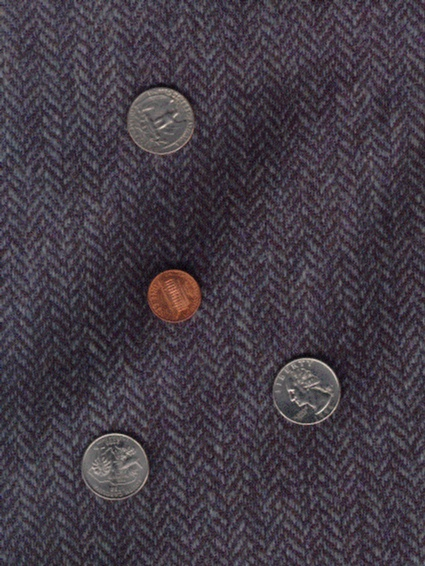
#> input picture PDI/Transformada Hough/imagens/coins2.jpg, 425 x 566 px, found by its file name
$ python 'CCF394 Aula 11 - Transformada HOUG - 4 - Moedas.py'
#> lines starting #> are read from the running program, lines starting #| are printed output that depends on the picture
import cv2
import numpy as np
img = cv2.imread('coins2.jpg',0)
#> img: shape (566, 425); min 4, max 232, mean 62.4
img = cv2.medianBlur(img,5)
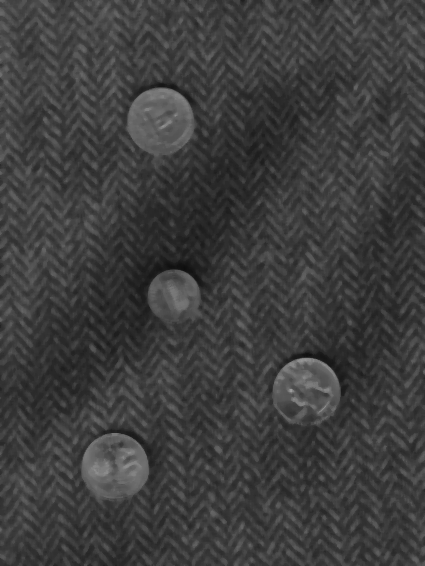
#> img: shape (566, 425); min 13, max 157, mean 61.2
cimg = cv2.cvtColor(img,cv2.COLOR_GRAY2BGR)
circles = cv2.HoughCircles(img,cv2.HOUGH_GRADIENT,1,20,
                           param1=50,param2=30,
                           minRadius=25,
                           maxRadius=35)
#> circles = [[160.5, 121.5, 33.3], [305.5, 389.5, 32.2], [115.5, 467.5, 34.4], [173.5, 294.5, 25.4]]
circles = np.uint16(np.around(circles))
#> circles = [[160, 122, 33], [306, 390, 32], [116, 468, 34], [174, 294, 25]]
print("Numero de circulos detectados: ",circles.shape[1])
#| Numero de circulos detectados:  4
for i in circles[0,:]:
    # draw the outer circle
    cv2.circle(cimg,(i[0],i[1]),i[2],(0,255,0),2)
    # draw the center of the circle
    cv2.circle(cimg,(i[0],i[1]),2,(0,0,255),3)
#> this loop made 4 passes
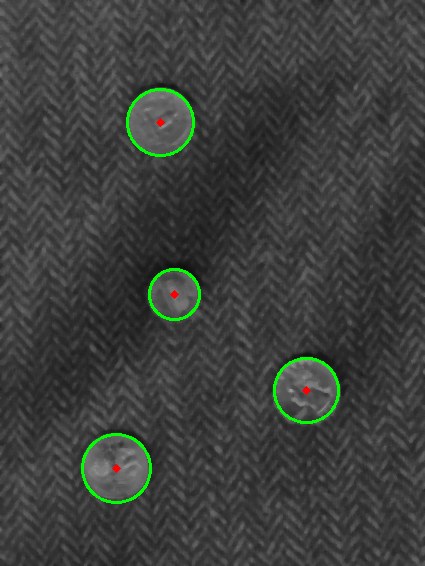
#> cimg: shape (566, 425, 3); mean B, G, R 60.3, 62.9, 60.5
cv2.imshow('original',img)
cv2.imshow('Circulos encontrados',cimg)

cv2.waitKey(0)
cv2.destroyAllWindows()
'''
image:  8-bit, single channel image. If working with a
        color image, convert to grayscale first.
method: Defines the method to detect circles in images.
        Currently, the only implemented method is cv2.HOUGH_GRADIENT,
        which corresponds to the Yuen et al. paper.
dp:     This parameter is the inverse ratio of the accumulator resolution to the image resolution
        (see Yuen et al. for more details).
        Essentially, the larger the dp gets, the smaller the accumulator array gets.
minDist: Minimum distance between the center (x, y) coordinates of detected circles.
         If the minDist is too small, multiple circles in the same neighborhood
         as the original may be (falsely) detected.
         If the minDist is too large, then some circles may not be detected at all.
param1:  Gradient value used to handle edge detection in the Yuen et al. method.
param2:  Accumulator threshold value for the cv2.HOUGH_GRADIENT method.
        The smaller the threshold is, the more circles will be detected (including false circles).
        The larger the threshold is, the more circles will potentially be returned.
minRadius: Minimum size of the radius (in pixels).
maxRadius: Maximum size of the radius (in pixels).
'''

$ run again, with PDI/Transformada Hough/imagens/football1.jpg copied over PDI/Transformada Hough/imagens/coins2.jpg
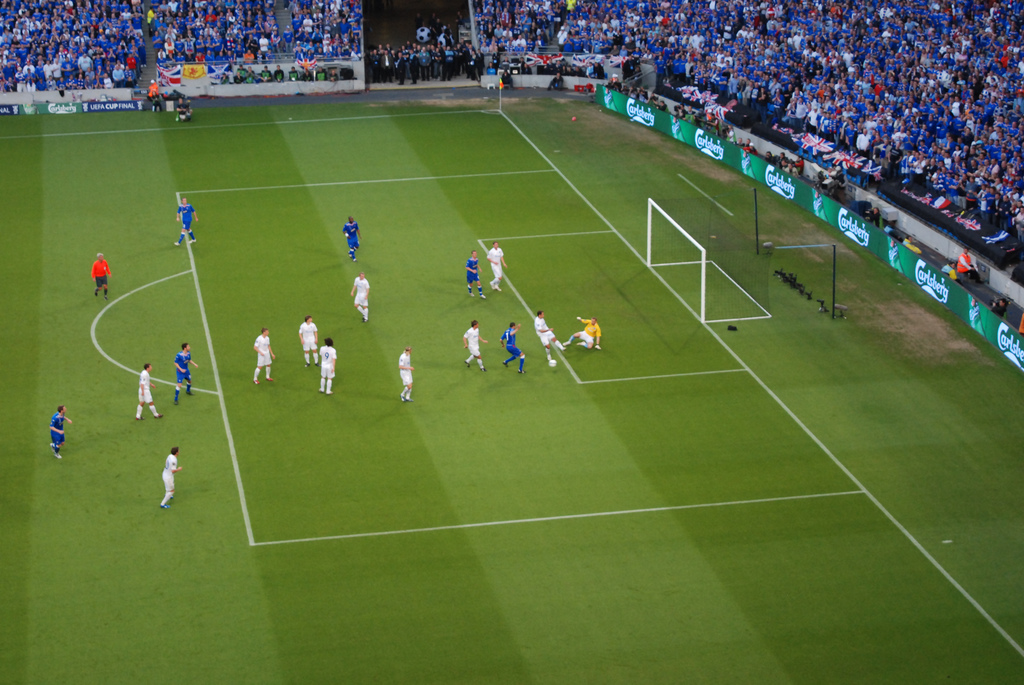
#> input picture PDI/Transformada Hough/imagens/football1.jpg, 1024 x 685 px, found by its file name
#> `img = cv2.imread('coins2.jpg',0)`:
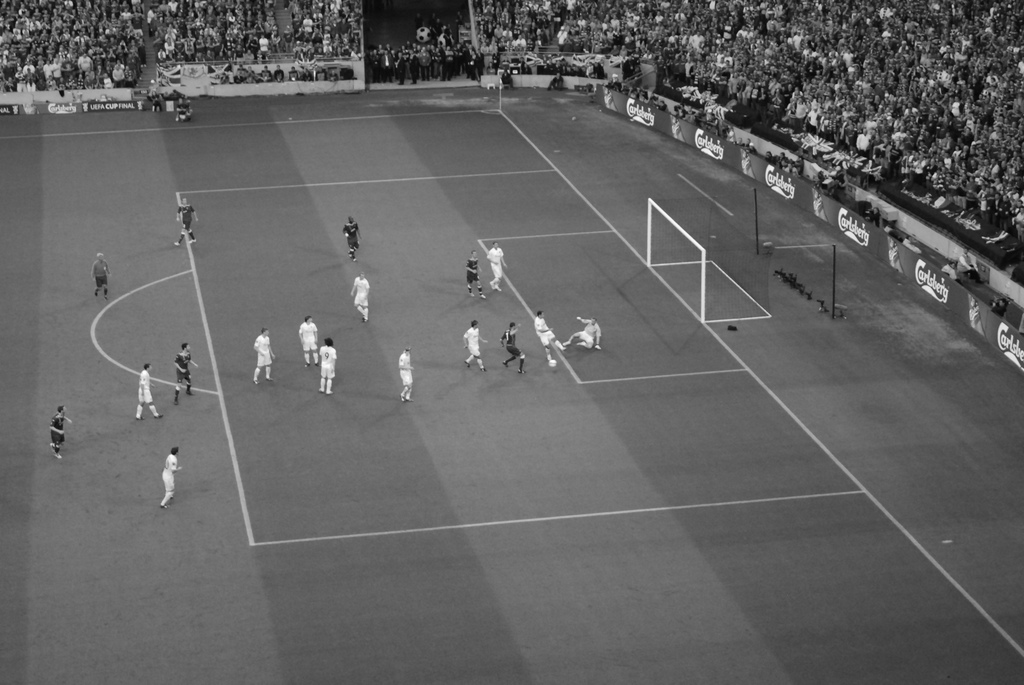
#> img: shape (685, 1024); min 2, max 255, mean 98.1
#> `circles = cv2.HoughCircles(img,cv2.HOUGH_GRADIENT,1,20, param1=50,para..`: circles = [[126.5, 330.5, 32.2]]
#> `circles = np.uint16(np.around(circles))`: circles = [[126, 330, 32]]
#| Numero de circulos detectados:  1
#> the loop `for i in circles[0,:]:` made 1 pass
#> after the loop `for i in circles[0,:]:`:
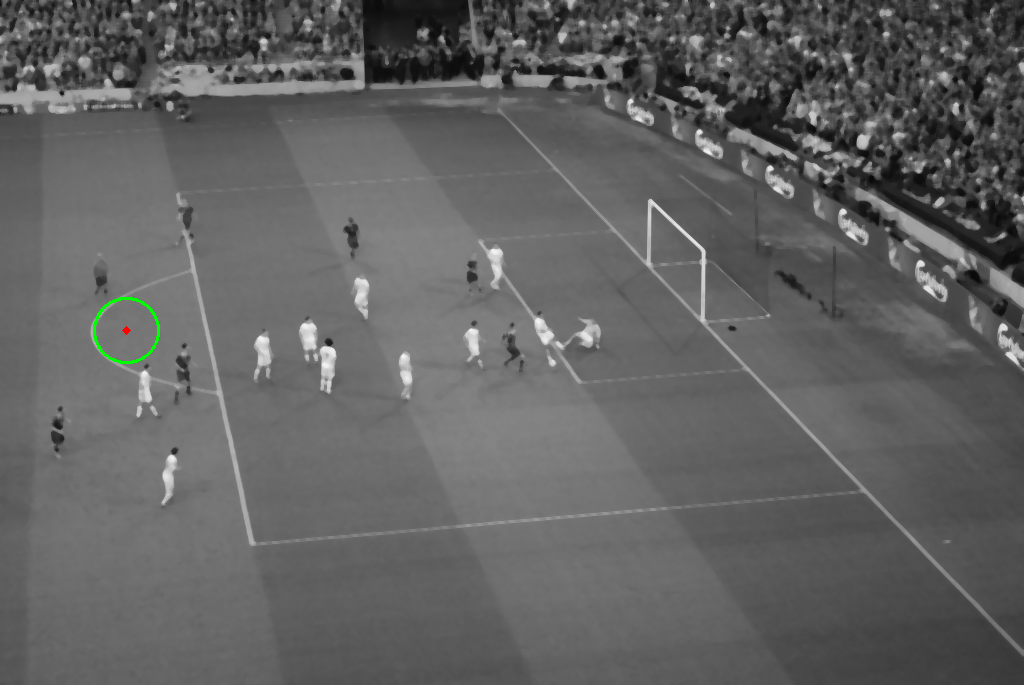
#> cimg: shape (685, 1024, 3); mean B, G, R 97.3, 97.5, 97.3
